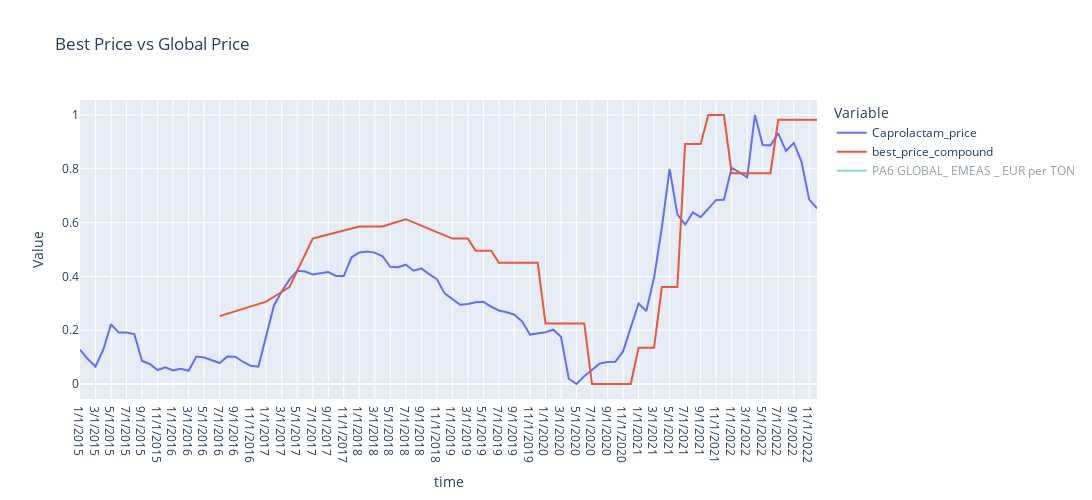

Write notebook code for a chart like this one.
### Markdown cell above
Our 3 main variables are: 
- **Caprolactam, because we know that it is the final compound from which PA6 is derived**
- **PA6 Global index, because PA6 is the underlying compound we are purchasing**
- **Best price compound because it is the best buying price we are trying to predict**

### Code cell
subcols = rest
df_selected = df_normalized.loc[:, ['Caprolactam_price', 'best_price_compound', 'PA6 GLOBAL_ EMEAS _ EUR per TON']]
df_melted = df_selected.reset_index().melt(id_vars=df_selected.index.name, var_name='Variable', value_name='Value')
fig = px.line(df_melted, x=df_selected.index.name, y='Value', color='Variable', title='Best Price vs Global Price')
fig.update_layout(width=1300, height=500)
fig.show()
